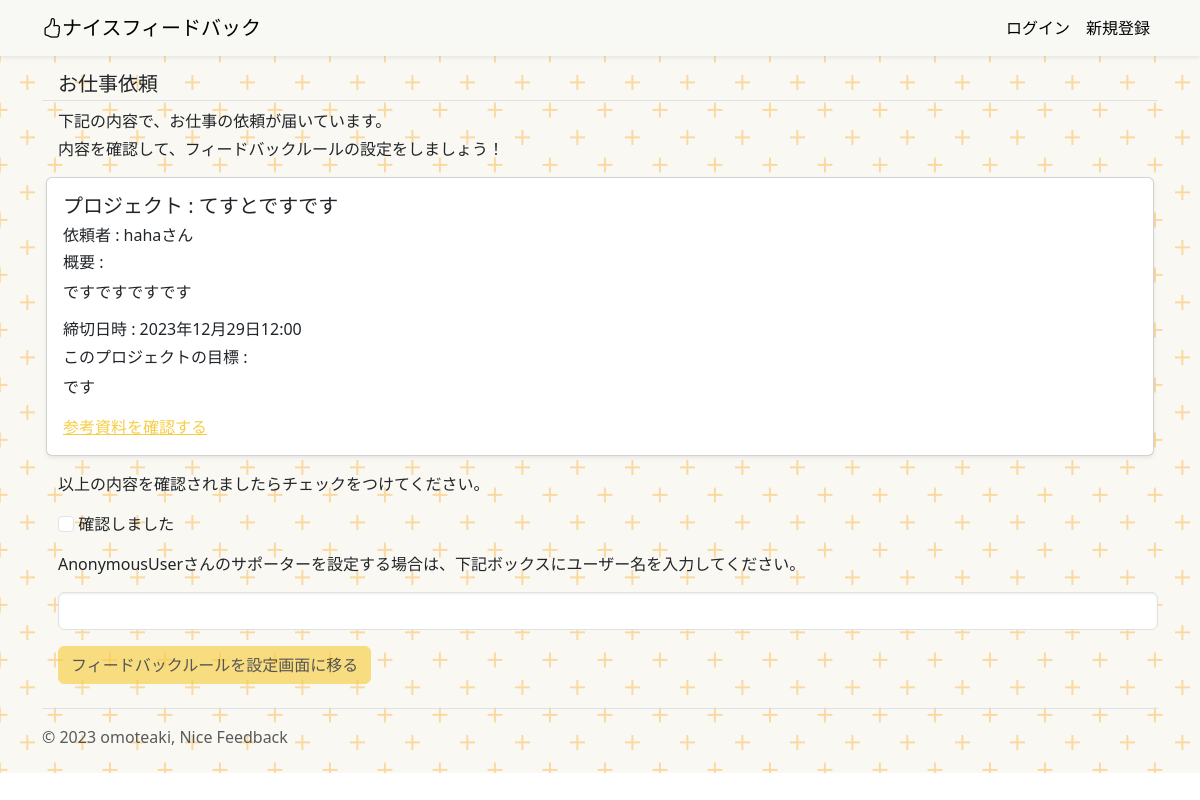
/new-project-propose/49, run on the app's committed database.
### project/models.py (models this page shows, shortened)
class Project(models.Model):
    title = models.CharField(
        verbose_name="プロジェクトのタイトル",
        max_length=30,
    )
    about = models.TextField(
        verbose_name="このプロジェクトについて"
    )
    purpose = models.TextField(
        verbose_name="このプロジェクトで実現したいこと",
        null=True
    )
    deadline_datetime = models.DateTimeField(
        verbose_name="締め切り日時",
    )
    reference_image1 = models.ImageField(
        verbose_name="参考画像1",
        upload_to="references",
        blank=True,
        null=True,
    )
    reference_image2 = models.ImageField(
        verbose_name="参考画像2",
        upload_to="references",
        blank=True,
        null=True,
    )
    reference_image3 = models.ImageField(
        verbose_name="参考画像3",
        upload_to="references",
        blank=True,
        null=True,
    )
    reference_movie1 = models.FileField(
        verbose_name="参考動画1",
        upload_to="references",
        blank=True,
        null=True,
    )
    reference_movie2 = models.FileField(
        verbose_name="参考動画2",
        upload_to="references",
        blank=True,
        null=True,
    )
    reference_movie3 = models.FileField(
        verbose_name="参考動画3",
        upload_to="references",
        blank=True,
        null=True,
    )
    reference_music1 = models.FileField(
        verbose_name="参考音源1",
        upload_to="references",
        blank=True,
        null=True,
    )
    reference_music2 = models.FileField(
        verbose_name="参考音源2",
        upload_to="references",
        blank=True,
        null=True,
    )
    reference_music3 = models.FileField(
        verbose_name="参考音源3",
        upload_to="references",
        blank=True,
        null=True,
    )
    reference_url1 = models.URLField(
        verbose_name="参考URL1",
        blank=True,
        null=True,
    )
    reference_url2 = models.URLField(
        verbose_name="参考URL2",
        blank=True,
        null=True,
    )
    reference_url3 = models.URLField(
        verbose_name="参考URL3",
        blank=True,
        null=True,
    )
    created_at = models.DateTimeField(
        verbose_name="プロジェクトを登録した日時",
        auto_now_add=True,
    )
    updated_at = models.DateTimeField(
        verbose_name="プロジェクトの詳細を更新した時間",
        auto_now=True,
    )
    orderer_user = models.ForeignKey(
        CustomUser,
        verbose_name="発注者",
        on_delete=models.PROTECT,
        related_name="orderer_user",
    )
    contractor_user = models.ForeignKey(
        CustomUser,
        verbose_name="受注者",
        on_delete=models.PROTECT,
        related_name="contractor_user",
    )
    orderer_users = models.ManyToManyField(
        CustomUser,
        verbose_name="発注者のサポーター",
        blank=True,
        related_name="orderer_users",
    )
    contractor_users = models.ManyToManyField(
        CustomUser,
        verbose_name="受注者のサポーター",
        blank=True,
        related_name="contractor_users",
    )
    created_user = models.ForeignKey(
        CustomUser,
        verbose_name="プロジェクトの作成者",
        on_delete=models.PROTECT,
        related_name="created_user"
    )
    is_done = models.BooleanField(
        default=False,
        help_text="プロジェクトが完了したらTrue"
    )
    is_accepted = models.BooleanField(
        default=False,
        help_text="プロジェクトを確認してもらえたらTrue"
    )
    feedback_rule = models.ForeignKey(
        UserDetail,
        verbose_name="受注した人が設定したフィードバックルール",
        on_delete=models.CASCADE,
        blank=True,
        null=True,
    )

### account/models.py (models this page shows)
class CustomUser(AbstractUser):
    pass

### project/views.py (the view, shortened to what this page needs)
# urls.py: path('new-project-propose/<int:pk>', views.ProposeProjectView.as_view(), name="propose_project"),
class ProposeProjectView(UpdateView):
    form_class = ProjectProposeForm
    template_name = "propose_project.html"
    model = Project
    context_object_name = "project"

### project/forms.py (shortened to what this page needs)
class ProjectProposeForm(forms.ModelForm):
    c_supporter = forms.CharField(
        label="あなたのサポーター",
        max_length=255,
        required=False
    )
    class Meta:
        model = Project
        fields = [
            "is_accepted",
            "c_supporter",
        ]

### project/templates/propose_project.html (shortened to what this page needs)
{% extends "base.html" %}
{% load widget_tweaks %}
{% block contents %}
<div class="container">
  <div class="d-flex border-bottom mb-2">
    <h5 class="mb-1 ps-3">
      お仕事依頼
    </h5>
  </div>
  <div class="ps-3">
    <p>下記の内容で、お仕事の依頼が届いています。<br>
      内容を確認して、フィードバックルールの設定をしましょう！
    </p>
  </div>
  <div class="card mb-3 mx-1 py-3 px-3 ">
    <h5>プロジェクト : {{project.title}}</h5>
    <h6>依頼者 : {{project.orderer_user}}さん</h6>
    <h6>概要 : </h6>
    <div>
      {{project.about|linebreaks}}
    </div>
    <h6>締切日時 : {{project.deadline_datetime}}</h6>
    {% if project.purpose %}
    <h6>このプロジェクトの目標 : </h6>
    <div>
      {{project.purpose|linebreaks}}
    </div>
    {% endif %}
    <a href="">参考資料を確認する</a>
  </div>
  <div class="ms-3">
    <form action="" method="post">
      <p>以上の内容を確認されましたらチェックをつけてください。</p>
      <div class="mb-3">
        <input type="checkbox" class="form-check-input" name="is_accepted" id="id_is_accepted" class="">
        <label for="id_is_accepted" class="form-check-label">確認しました</label>
      </div>
      <p>{{request.user}}さんのサポーターを設定する場合は、下記ボックスにユーザー名を入力してください。</p>
      <div>
        {% render_field form.c_supporter class="form-control" %}
      </div>
      <button type="submit" class="btn btn-primary mt-3" id="submitButton" disabled>フィードバックルールを設定画面に移る</button>
    </form>
  </div>
</div>
{% endblock %}

### static/css/style.css (style rules this page uses)
body { position: relative; }

### data on the page
Project: title "てすとですです", orderer_user "haha", about "ですですですです", deadline_datetime "2023年12月29日12:00", purpose "です"

### other printed values
{{ request.user }} "AnonymousUser"
